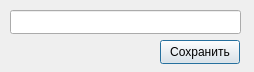
<?xml version="1.0" encoding="UTF-8"?>
<ui version="4.0">
 <class>RenameNewMaterialsTreeWidgetItemDialog</class>
 <widget class="QDialog" name="RenameNewMaterialsTreeWidgetItemDialog">
  <property name="geometry">
   <rect>
    <x>0</x>
    <y>0</y>
    <width>254</width>
    <height>72</height>
   </rect>
  </property>
  <property name="windowTitle">
   <string>Переименовать объект</string>
  </property>
  <property name="windowIcon">
   <iconset resource="../../resources/resources.qrc">
    <normaloff>:/images/logo/images/icon.ico</normaloff>:/images/logo/images/icon.ico</iconset>
  </property>
  <widget class="QLineEdit" name="lineEdit">
   <property name="geometry">
    <rect>
     <x>10</x>
     <y>10</y>
     <width>231</width>
     <height>24</height>
    </rect>
   </property>
  </widget>
  <widget class="QPushButton" name="saveAndExitButton">
   <property name="geometry">
    <rect>
     <x>160</x>
     <y>40</y>
     <width>80</width>
     <height>24</height>
    </rect>
   </property>
   <property name="text">
    <string>Сохранить</string>
   </property>
  </widget>
 </widget>
 <resources>
  <include location="../../resources/resources.qrc"/>
 </resources>
 <connections/>
</ui>
